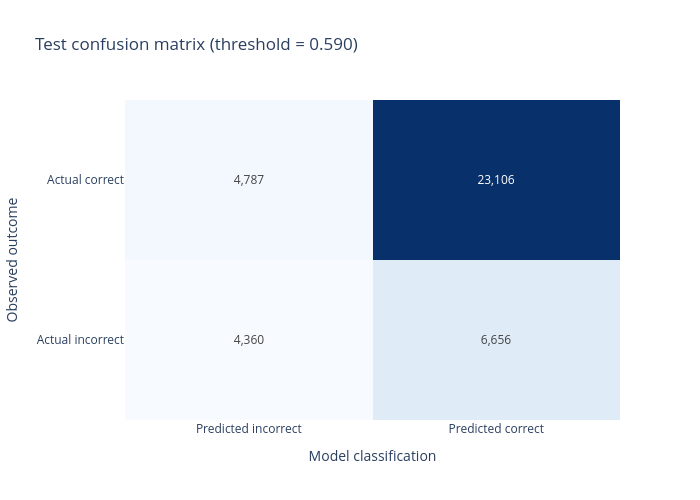

The cell this chart's notebook holds for it:
### Markdown cell above
## Test confusion matrix at the validation-selected threshold

### Code cell
test_prediction = (test_probability >= SELECTED_THRESHOLD).astype("int8")
test_confusion = confusion_matrix(y_test, test_prediction, labels=[0, 1])
confusion_table = pd.DataFrame(
    test_confusion,
    index=["Actual incorrect", "Actual correct"],
    columns=["Predicted incorrect", "Predicted correct"],
)
display(confusion_table)

confusion_figure = go.Figure(
    data=go.Heatmap(
        z=test_confusion,
        x=confusion_table.columns,
        y=confusion_table.index,
        text=test_confusion,
        texttemplate="%{text:,}",
        colorscale="Blues",
        showscale=False,
        hovertemplate="%{y}<br>%{x}<br>Rows: %{z:,}<extra></extra>",
    )
)
confusion_figure.update_layout(
    title=f"Test confusion matrix (threshold = {SELECTED_THRESHOLD:.3f})",
    template="plotly_white",
    width=700,
    height=500,
    xaxis_title="Model classification",
    yaxis_title="Observed outcome",
)
confusion_figure.show()

### Figure 1 — Plotly figure (JSON) as saved in the notebook; plotly's stock layout.template omitted (floating-point values rounded to 4 significant figures)
{"data": [{"colorscale": [[0.0, "rgb(247,251,255)"], [0.125, "rgb(222,235,247)"], [0.25, "rgb(198,219,239)"], [0.375, "rgb(158,202,225)"], [0.5, "rgb(107,174,214)"], [0.625, "rgb(66,146,198)"], [0.75, "rgb(33,113,181)"], [0.875, "rgb(8,81,156)"], [1.0, "rgb(8,48,107)"]], "hovertemplate": "%{y}<br>%{x}<br>Rows: %{z:,}<extra></extra>", "showscale": false, "text": [[4360, 6656], [4787, 23106]], "texttemplate": "%{text:,}", "type": "heatmap", "x": ["Predicted incorrect", "Predicted correct"], "y": ["Actual incorrect", "Actual correct"], "z": [[4360, 6656], [4787, 23106]]}], "layout": {"height": 500, "title": {"text": "Test confusion matrix (threshold = 0.590)"}, "width": 700, "xaxis": {"title": {"text": "Model classification"}}, "yaxis": {"title": {"text": "Observed outcome"}}}}
